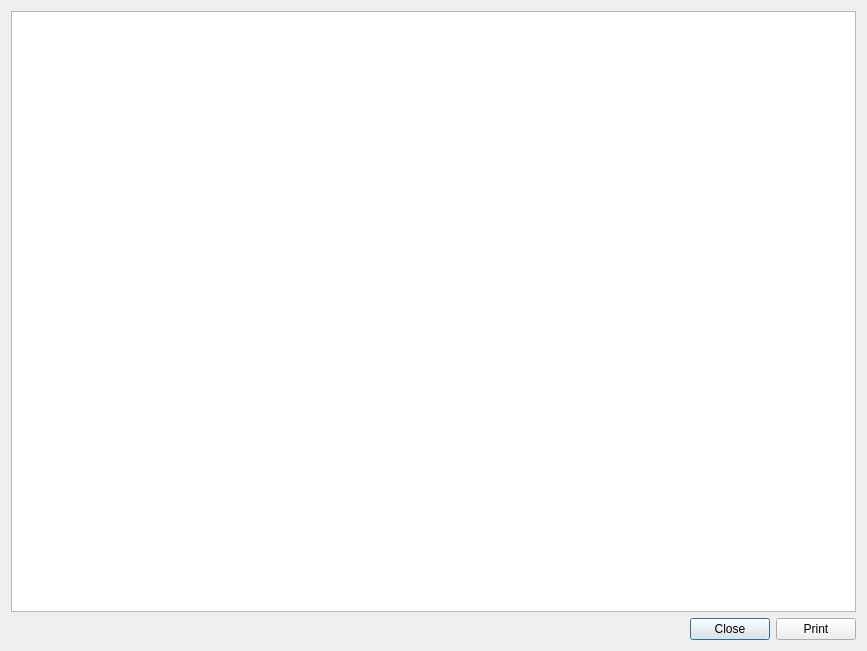
<?xml version="1.0" encoding="UTF-8"?>
<ui version="4.0">
 <class>printDialog</class>
 <widget class="QDialog" name="printDialog">
  <property name="geometry">
   <rect>
    <x>0</x>
    <y>0</y>
    <width>867</width>
    <height>651</height>
   </rect>
  </property>
  <property name="windowTitle">
   <string>Dialog</string>
  </property>
  <property name="windowIcon">
   <iconset resource="eepe.qrc">
    <normaloff>:/images/print.png</normaloff>:/images/print.png</iconset>
  </property>
  <layout class="QGridLayout" name="gridLayout">
   <item row="0" column="0">
    <widget class="QTextEdit" name="textEdit">
     <property name="readOnly">
      <bool>true</bool>
     </property>
    </widget>
   </item>
   <item row="1" column="0">
    <layout class="QHBoxLayout" name="horizontalLayout">
     <item>
      <spacer name="horizontalSpacer">
       <property name="orientation">
        <enum>Qt::Horizontal</enum>
       </property>
       <property name="sizeHint" stdset="0">
        <size>
         <width>40</width>
         <height>20</height>
        </size>
       </property>
      </spacer>
     </item>
     <item>
      <widget class="QPushButton" name="closeButton">
       <property name="text">
        <string>Close</string>
       </property>
      </widget>
     </item>
     <item>
      <widget class="QPushButton" name="printButton">
       <property name="text">
        <string>Print</string>
       </property>
      </widget>
     </item>
    </layout>
   </item>
  </layout>
 </widget>
 <resources>
  <include location="eepe.qrc"/>
 </resources>
 <connections>
  <connection>
   <sender>closeButton</sender>
   <signal>clicked()</signal>
   <receiver>printDialog</receiver>
   <slot>reject()</slot>
   <hints>
    <hint type="sourcelabel">
     <x>739</x>
     <y>636</y>
    </hint>
    <hint type="destinationlabel">
     <x>565</x>
     <y>623</y>
    </hint>
   </hints>
  </connection>
 </connections>
</ui>
